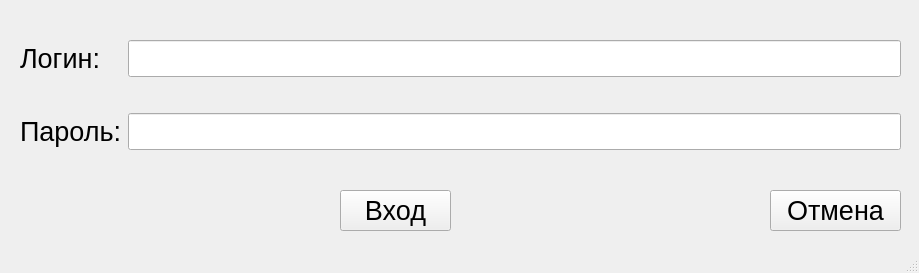
<?xml version="1.0" encoding="UTF-8"?>
<ui version="4.0">
 <class>MainWindow</class>
 <widget class="QMainWindow" name="MainWindow">
  <property name="enabled">
   <bool>true</bool>
  </property>
  <property name="geometry">
   <rect>
    <x>0</x>
    <y>0</y>
    <width>919</width>
    <height>273</height>
   </rect>
  </property>
  <property name="windowTitle">
   <string>Login</string>
  </property>
  <property name="autoFillBackground">
   <bool>false</bool>
  </property>
  <property name="styleSheet">
   <string notr="true">backgraund:'red'</string>
  </property>
  <widget class="QWidget" name="centralwidget">
   <widget class="QPushButton" name="enter">
    <property name="geometry">
     <rect>
      <x>340</x>
      <y>190</y>
      <width>111</width>
      <height>41</height>
     </rect>
    </property>
    <property name="font">
     <font>
      <pointsize>20</pointsize>
     </font>
    </property>
    <property name="text">
     <string>Вход</string>
    </property>
   </widget>
   <widget class="QPushButton" name="exit">
    <property name="geometry">
     <rect>
      <x>770</x>
      <y>190</y>
      <width>131</width>
      <height>41</height>
     </rect>
    </property>
    <property name="font">
     <font>
      <pointsize>20</pointsize>
     </font>
    </property>
    <property name="text">
     <string>Отмена</string>
    </property>
   </widget>
   <widget class="QWidget" name="gridLayoutWidget">
    <property name="geometry">
     <rect>
      <x>20</x>
      <y>10</y>
      <width>881</width>
      <height>171</height>
     </rect>
    </property>
    <layout class="QGridLayout" name="gridLayout">
     <item row="0" column="1">
      <widget class="QLineEdit" name="login">
       <property name="font">
        <font>
         <pointsize>19</pointsize>
        </font>
       </property>
      </widget>
     </item>
     <item row="1" column="1">
      <widget class="QLineEdit" name="password">
       <property name="font">
        <font>
         <pointsize>19</pointsize>
        </font>
       </property>
       <property name="echoMode">
        <enum>QLineEdit::Password</enum>
       </property>
      </widget>
     </item>
     <item row="1" column="0">
      <widget class="QLabel" name="label_2">
       <property name="font">
        <font>
         <pointsize>20</pointsize>
        </font>
       </property>
       <property name="text">
        <string>Пароль:</string>
       </property>
      </widget>
     </item>
     <item row="0" column="0">
      <widget class="QLabel" name="label">
       <property name="font">
        <font>
         <pointsize>20</pointsize>
        </font>
       </property>
       <property name="text">
        <string>Логин:</string>
       </property>
      </widget>
     </item>
    </layout>
   </widget>
  </widget>
  <widget class="QMenuBar" name="menubar">
   <property name="geometry">
    <rect>
     <x>0</x>
     <y>0</y>
     <width>919</width>
     <height>21</height>
    </rect>
   </property>
  </widget>
  <widget class="QStatusBar" name="statusbar"/>
 </widget>
 <resources/>
 <connections/>
</ui>
